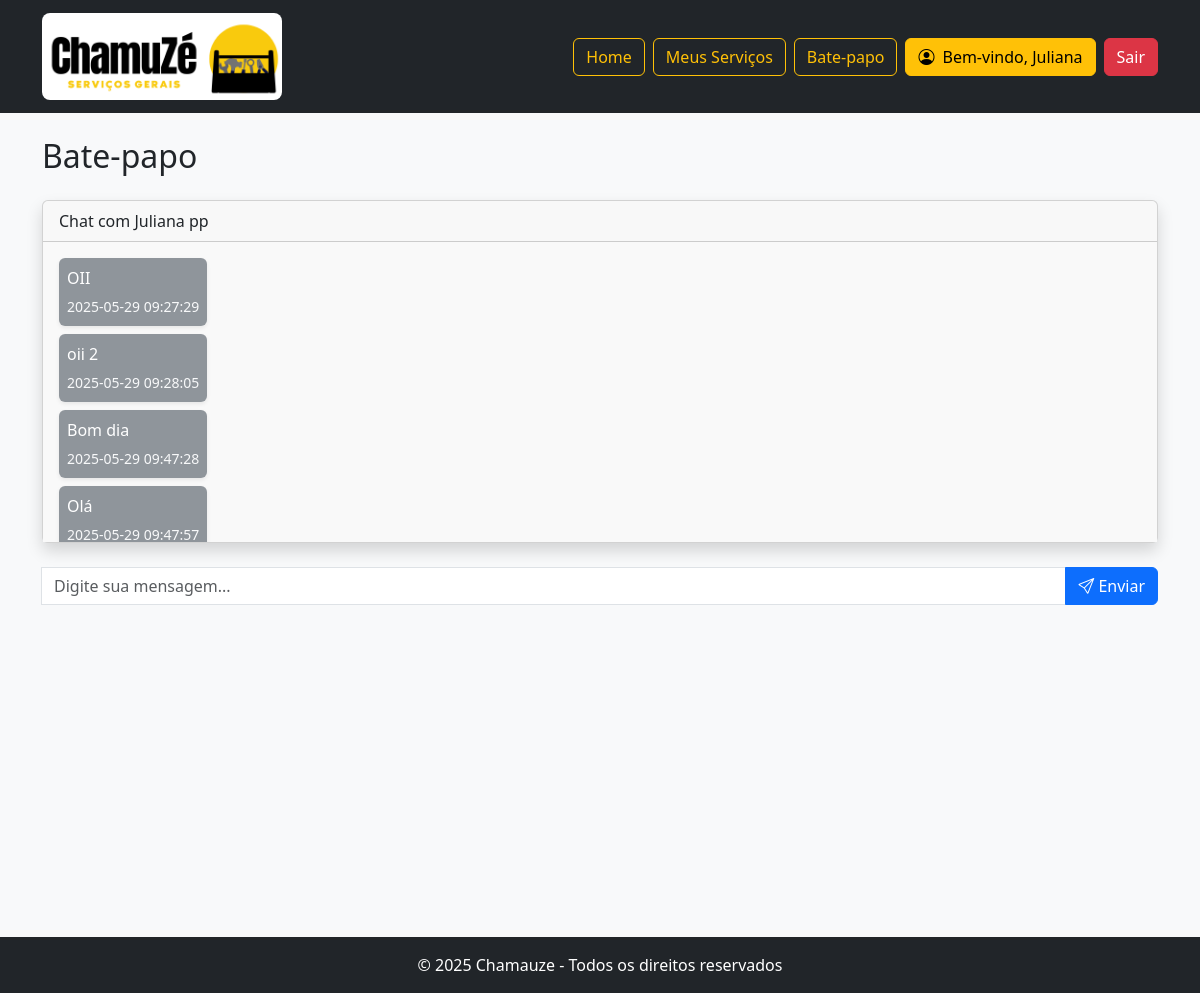
Page /config/chat.php?id_destinatario=11 (signed in) on the committed database.
### tables this page shows
CREATE TABLE `usuario` (
  `id_usuario` int(11) NOT NULL,
  `nome` varchar(100) NOT NULL,
  `sobrenome` varchar(150) NOT NULL,
  `email` varchar(150) NOT NULL,
  `senha` varchar(255) NOT NULL,
  `cpf` varchar(11) NOT NULL,
  `telefone` varchar(30) NOT NULL,
  `nacionalidade` varchar(50) NOT NULL,
  `data_nascimento` date NOT NULL,
  `nota_reputacao` decimal(3,2) NOT NULL,
  `genero` enum('F','M','O') NOT NULL,
  `tipo_perfil` enum('administrador','prestador','solicitante') NOT NULL
);

CREATE TABLE `mensagem` (
  `id_mensagem` int(11) NOT NULL,
  `id_remetente` int(11) NOT NULL,
  `id_destinatario` int(11) NOT NULL,
  `mensagem` text NOT NULL,
  `data_envio` datetime DEFAULT current_timestamp()
);

### helpers/biblioteca.php (called while the page is built, shortened)
<?php
$conexao = conectaDB();
function buscarUsuarioPeloId($id_usuario){
    global $conexao;
    $sql = "SELECT * FROM usuario WHERE id_usuario = ?";
    $stmt = $conexao->prepare($sql);
    $stmt->bind_param('i', $id_usuario);
    $stmt->execute();
    $resultado = $stmt->get_result();
    return $resultado->fetch_assoc();
}
function buscarMensagensDoChatNoBanco($id_remetente, $id_destinatario) {
    global $conexao;
    $sql = "SELECT * FROM mensagem
            WHERE (id_remetente = ? AND id_destinatario = ?)
               OR (id_remetente = ? AND id_destinatario = ?)";
    $stmt = $conexao->prepare($sql);
    $stmt->bind_param('iiii', $id_remetente, $id_destinatario, $id_destinatario, $id_remetente);
    $stmt->execute();
    $resultado = $stmt->get_result();
    return $resultado->fetch_all(MYSQLI_ASSOC);
}
?>

### config/chat.php (the view, shortened to what this page needs)
<?php
include "../helpers/biblioteca.php";
if(isset($_GET['id_destinatario'])){
    $id_destinatario = $_GET['id_destinatario'];
}
$id_remetente = $_SESSION['usuario']['id_usuario'];
?>
<!DOCTYPE html>
<html lang="pt-br">
<head>
    <link rel="stylesheet" href="../assets/css/estrelas.css">
    <link href="https://cdn.jsdelivr.net/npm/bootstrap@5.3.3/dist/css/bootstrap.min.css" rel="stylesheet">
    <link rel="stylesheet" href="../assets/css/estilo.css">
    <link rel="stylesheet" href="https://cdn.jsdelivr.net/npm/bootstrap-icons/font/bootstrap-icons.css">
</head>
<body class="bg-light  vh-100">
    <?php include "../header/headerPrestador.php"; ?>
        <?php $mensagens = buscarMensagensDoChatNoBanco($id_remetente, $id_destinatario); ?>
    <main class="container min-vh-100">
        <h2 class="my-4">Bate-papo</h2>
        <div class="card shadow mb-4">
            <?php
            $destinatario = buscarUsuarioPeloId($id_destinatario);
            ?>
            <div class="card-header">Chat com <?= $destinatario['nome'] . " " . $destinatario['sobrenome'] ?>
        </div>
         <div class="card-body" id="mensagens" style="height: 300px; overflow-y: auto; background-color: #f9f9f9;">
            <?php foreach ($mensagens as $mensagem): ?>
                <?php if ($mensagem['id_remetente'] == $id_remetente && $mensagem['id_destinatario'] == $id_destinatario): ?>
                    <div class="d-flex justify-content-end mb-2">
                        <div class="p-2 bg-primary text-white rounded shadow-sm" style="max-width: 75%;">
                            <p class="mb-1"><?= $mensagem['mensagem']?></p>
                            <small class="text-light"><?= $mensagem['data_envio'] ?></small>
                        </div>
                    </div>
                <?php elseif($mensagem['id_remetente'] == $id_destinatario && $mensagem['id_destinatario'] == $id_remetente): ?>
                    <div class="d-flex justify-content-start mb-2">
                        <div class="p-2 bg-secondary bg-opacity-75 text-white rounded shadow-sm" style="max-width: 75%;">
                            <p class="mb-1"><?= $mensagem['mensagem'] ?></p>
                            <small class="text-light"><?= $mensagem['data_envio'] ?></small>
                        </div>
                    </div>
                <?php endif; ?>
            <?php endforeach; ?>
        </div>
        </div>
        <form id="formChat" class="input-group" action="../controller/chatController.php" method="POST">
            <input type="text" name="mensagem" class="form-control" placeholder="Digite sua mensagem..." required>
            <button class="btn btn-primary" type="submit" name="envio_mensagem"><i class="bi bi-send"></i> Enviar</button>
        </form>
    </main>
    <?php include "../footer.php"; ?>
</body>
</html>

### header/headerPrestador.php (shortened to what this page needs)
<?php
$nomeUsuario = isset($_SESSION['usuario']['nome']) ? $_SESSION['usuario']['nome'] : 'Usuário';
?>
<header>
    <nav class="navbar navbar-expand-lg navbar-light bg-dark">
        <div class="container">
            <a class="navbar-brand" href="../prestador/inicialPrestador.php">
                <img src="../assets/img/chamuzeLogoComFundoR.png" alt="Logo Chamauze" class="rounded-3" width="240">
            </a>
            <div class="d-flex">
                <a class="btn btn-outline-warning me-2" href="../prestador/inicialPrestador.php">Home</a>
                <a class="btn btn-outline-warning me-2" href="../prestador/meusServicos.php">Meus Serviços</a>
                <a class="btn btn-outline-warning me-2" href="../config/chatLista.php">Bate-papo</a>
                <a class="btn btn-warning d-flex align-items-center" href="../config/perfilUsuario.php">
                    <link rel="stylesheet"
                        href="https://cdn.jsdelivr.net/npm/bootstrap-icons@1.10.5/font/bootstrap-icons.css">
                    <i class="bi bi-person-circle me-2"></i>
                    Bem-vindo, <?= htmlspecialchars($nomeUsuario) ?>
                </a>
                <a class="ms-2">
                    <form method="POST" action="../controller/logOutController.php">
                        <input type="submit" value="Sair" class="btn btn-danger btn-logout">
                    </form>
                </a>
            </div>
        </div>
    </nav>
</header>

### footer.php
<footer class="bg-dark text-white text-center py-3 mt-auto">
    © 2025 Chamauze - Todos os direitos reservados
</footer>

### rows in the picture
usuario: nome "Juliana", sobrenome "pp"
mensagem: mensagem "OII", data_envio "2025-05-29 09:27:29"
mensagem: mensagem "oii 2", data_envio "2025-05-29 09:28:05"
mensagem: mensagem "Bom dia", data_envio "2025-05-29 09:47:28"
mensagem: mensagem "Olá", data_envio "2025-05-29 09:47:57"

### other values in the picture
$nomeUsuario "Juliana"
